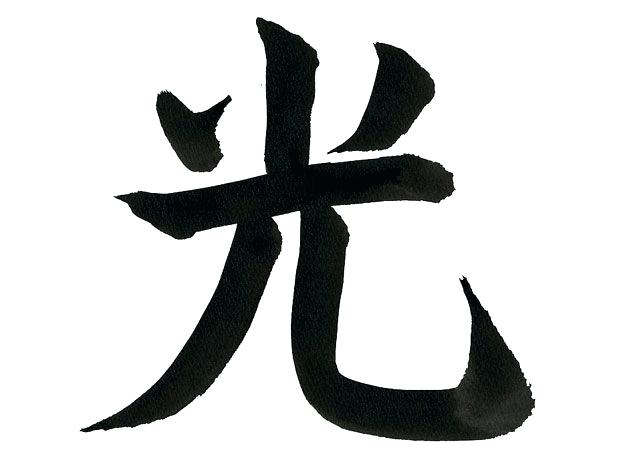
#> input picture computer vision/originals/light.jpg, 627 x 472 px
$ python blacktowhitetoblack.py
#> lines starting #> are read from the running program, lines starting #| are printed output that depends on the picture
from PIL import Image, ExifTags, ImageDraw
img = Image.open('originals/light.jpg')
#> img is the input picture: PIL image 627x472 RGB; mean R, G, B 204, 205.2, 204.8

lookupTable = list(range(255,-1,-1)) + list(range(255,-1,-1)) + list(range(255,-1,-1))
newImg = img.point(lookupTable)
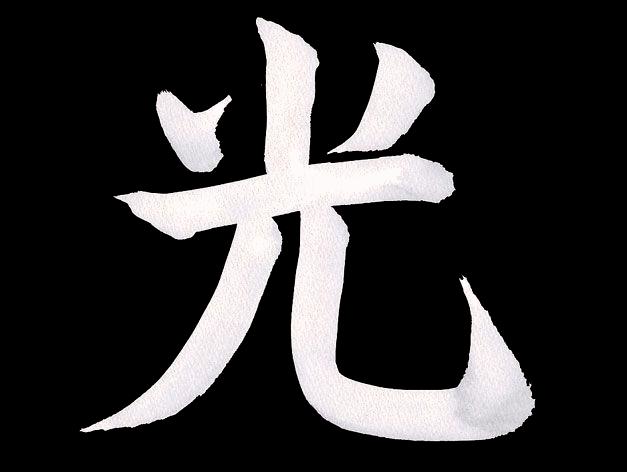
#> newImg: PIL image 627x472 RGB; mean R, G, B 51, 49.8, 50.2

newImg.save('results/light.jpg')
